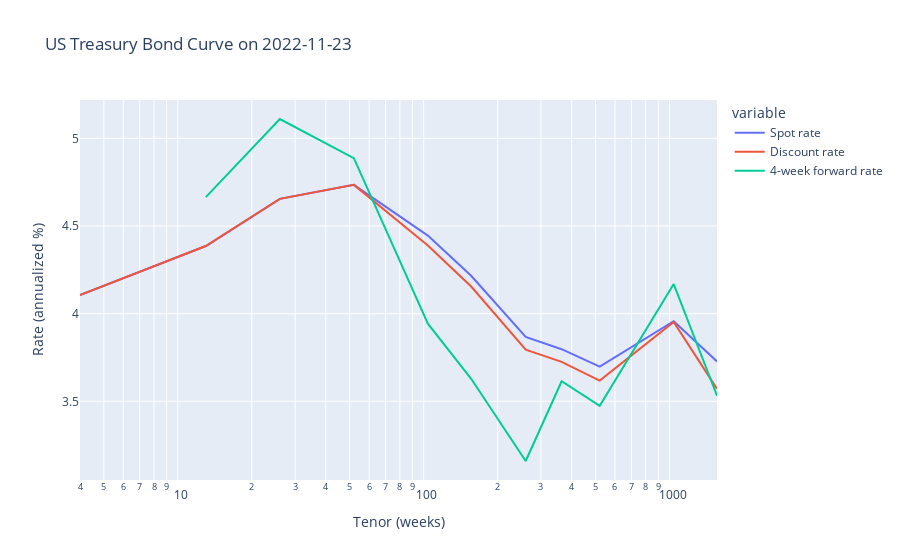

Write notebook code for a chart like this one.
### Markdown cell above
# Plot Yield Curves at Different Dates

### Code cell
def plot_yc(date='2022-11-23', **kw):
    fig = px.line(
        df.stack(1).loc[(date, slice(None))].T.dropna(axis=0, how='all').rename(columns={
            'spot': 'Spot rate',
            'zcb': 'Discount rate',
            'fwd': '4-week forward rate',
        }) * 100,
        y=['Spot rate', 'Discount rate', '4-week forward rate'],
        labels = {
            'index': 'Tenor (weeks)',
            'value': 'Rate (annualized %)',
        },
        title=f'US Treasury Bond Curve on {date}',
        **kw
    )
    return fig

plot_yc('2022-11-23', log_x=True)

### Figure 1 — Plotly figure (JSON) as saved in the notebook; plotly's stock layout.template omitted (floating-point values rounded to 4 significant figures)
{"data": [{"hovertemplate": "variable=Spot rate<br>Tenor (weeks)=%{x}<br>Rate (annualized %)=%{y}<extra></extra>", "legendgroup": "Spot rate", "line": {"color": "#636efa", "dash": "solid"}, "marker": {"symbol": "circle"}, "mode": "lines", "name": "Spot rate", "orientation": "v", "showlegend": true, "type": "scatter", "x": [4, 13, 26, 52, 104, 156, 260, 364, 520, 1040, 1560], "xaxis": "x", "y": [4.106, 4.386, 4.655, 4.734, 4.445, 4.216, 3.867, 3.797, 3.698, 3.957, 3.728], "yaxis": "y"}, {"hovertemplate": "variable=Discount rate<br>Tenor (weeks)=%{x}<br>Rate (annualized %)=%{y}<extra></extra>", "legendgroup": "Discount rate", "line": {"color": "#EF553B", "dash": "solid"}, "marker": {"symbol": "circle"}, "mode": "lines", "name": "Discount rate", "orientation": "v", "showlegend": true, "type": "scatter", "x": [4, 13, 26, 52, 104, 156, 260, 364, 520, 1040, 1560], "xaxis": "x", "y": [4.106, 4.386, 4.655, 4.734, 4.388, 4.155, 3.795, 3.725, 3.618, 3.953, 3.571], "yaxis": "y"}, {"hovertemplate": "variable=4-week forward rate<br>Tenor (weeks)=%{x}<br>Rate (annualized %)=%{y}<extra></extra>", "legendgroup": "4-week forward rate", "line": {"color": "#00cc96", "dash": "solid"}, "marker": {"symbol": "circle"}, "mode": "lines", "name": "4-week forward rate", "orientation": "v", "showlegend": true, "type": "scatter", "x": [4, 13, 26, 52, 104, 156, 260, 364, 520, 1040, 1560], "xaxis": "x", "y": [null, 4.665, 5.11, 4.887, 3.943, 3.629, 3.16, 3.615, 3.474, 4.169, 3.532], "yaxis": "y"}], "layout": {"autosize": true, "legend": {"title": {"text": "variable"}, "tracegroupgap": 0}, "title": {"text": "US Treasury Bond Curve on 2022-11-23"}, "xaxis": {"anchor": "y", "autorange": true, "domain": [0, 1], "range": [0.6021, 3.193], "title": {"text": "Tenor (weeks)"}, "type": "log"}, "yaxis": {"anchor": "x", "autorange": true, "domain": [0, 1], "range": [3.051, 5.218], "title": {"text": "Rate (annualized %)"}, "type": "linear"}}}
